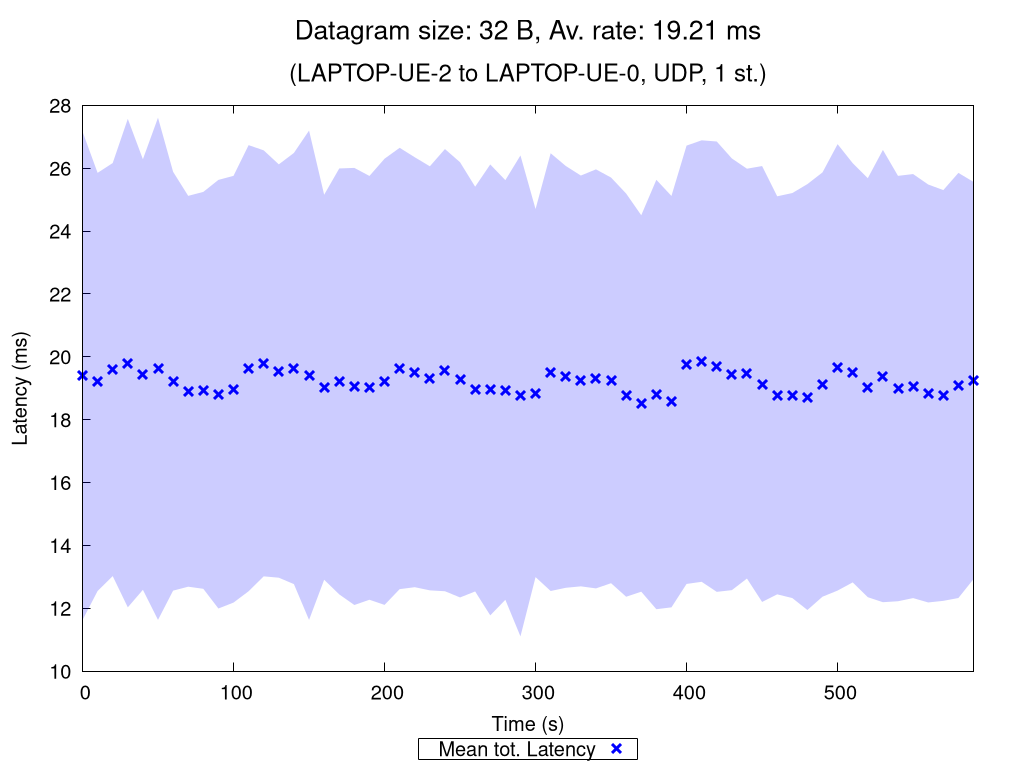

The script that saved this image:
set terminal pngcairo nocrop enhanced size 1024,768 font "Verdana,15"
set output "UDP_1_st_2020_10_12_01-37-11_two2one_00032B.png"

set title "{/=20 Datagram size: 32 B, Av. rate: 19.21 ms}\n\n{/=18 (LAPTOP-UE-2 to LAPTOP-UE-0, UDP, 1 st.)}"

set xlabel "Time (s)"
set ylabel "Latency (ms)"
set ytics nomirror
set key bmargin center horizontal box samplen 1 width -1
set bmargin 4.6
set rmargin 4.5

rf = 1.0  # rate factor
set style fill transparent solid 0.2 noborder
set autoscale xfix
plot "UDP_1_st_2020_10_12_01-37-11_two2one_00032B_iperf_processed.dat" using 1:($2/rf-$3/rf):($2/rf+$3/rf) with filledcurves lc rgb "blue" notitle, \
     "" using 1:($2/rf) with points pt 2 ps 1.5 lw 3 lc rgb "blue" title "Mean tot. Latency", \
